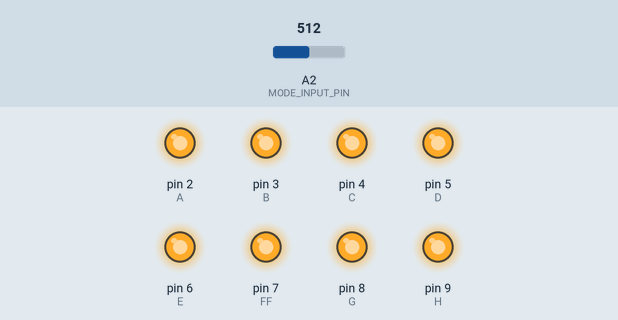
This sketch was run on a simulated Arduino Uno, built with avr-gcc and run on an emulated ATmega328P. Shown: output pins drawn as LEDs (lit = HIGH). The test bench sets the inputs (shaded band); at power-on: A2 (MODE_INPUT_PIN) = 512. What the sketch prints to the serial monitor is not drawn.

Above: at 0.1 s.
Timing chart, 0 to 1.6 s (numbered marks = the images above):
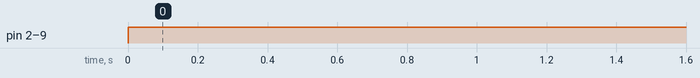

The sketch:

border_and_letters.ino
```cpp
#define MODES_ALL_ON 1
#define MODES_RANDOM 2
#define MODES_LADDER 3

#define A  2
#define B  3
#define C  4
#define D  5
#define E  6
#define FF  7
#define G  8
#define H  9

int currentMode = MODES_ALL_ON;

int MODE_INPUT_PIN = A2;

void allOff()
{
  setAll(LOW);
}

void allOn()
{
  setAll(HIGH);
}


// remove after testing
const int ledPin =  13;      // the number of the LED pin
const int ledPin2 = 12;
int ledState = LOW;             // ledState used to set the LED
long previousMillis = 0;        // will store last time LED was updated
// the follow variables is a long because the time, measured in miliseconds,
// will quickly become a bigger number than can be stored in an int.
long interval = 1000;           // interval at which to blink (milliseconds)
// end of test varialbes

void blink()
{
  // check to see if it's time to blink the LED; that is, if the
  // difference between the current time and last time you blinked
  // the LED is bigger than the interval at which you want to
  // blink the LED.
  unsigned long currentMillis = millis();

  if(currentMillis - previousMillis > interval) {
    // save the last time you blinked the LED
    previousMillis = currentMillis;

    // if the LED is off turn it on and vice-versa:
    if (ledState == LOW)
      ledState = HIGH;
    else
      ledState = LOW;

    // set the LED with the ledState of the variable:
    setAll(ledState);
  }
}

void bottomElOn()
{
  digitalWrite(A, HIGH);
  digitalWrite(D, HIGH);

}

void looppppp()
{
//  setAll(LOW);
  delay(500);
  setAll(HIGH);
  delay(500);
}

void loop()
{
  currentMode = analogRead(MODE_INPUT_PIN);

  switch(currentMode)
  {
    case 0:
    {
         currentMode = MODES_ALL_ON;
//         Serial.println(currentMode);
         break;
    }
    case 20:
    {
      currentMode = MODES_RANDOM;
      break;
    }
    case 40:
    {
      currentMode = MODES_LADDER;
    }
    default:
    {
        Serial.println(currentMode);
    }
  }

//  currentMode = MODES_RANDOM;
  currentMode = MODES_ALL_ON;

  switch(currentMode)
  {
    case MODES_ALL_ON:
    {
      allOn();
      break;
    }
    case MODES_RANDOM:
    {
Serial.println("randomly");
      randomly();
    }
    // ladder mode
    case 40:
    {

    }
    case 41:
    {

    }
    case 42:
    {
      allOff();
      break;
    }
    case 43:
    {
      bottomElOn();
      break;
    }
    case 44:
    {
      bottomElOn();
      topElOn();
      break;
    }
    default:
    {
      allOn();
    }
  }
}

void randomly()
{
/*
  int b;
  int state;

  for(int i=A; i<=H; i++)
  {
    b = random(2);
    state = i == 0 ? LOW : HIGH;
    digitalWrite(i, state);
  }
*/

blink();
}

void setAll(int mode)
{
     digitalWrite(A, mode);
     digitalWrite(B, mode);
     digitalWrite(C, mode);
     digitalWrite(D, mode);
     digitalWrite(E, mode);
     digitalWrite(FF, mode);
     digitalWrite(G, mode);
     digitalWrite(H, mode);
}

void setup()
{
  pinMode(MODE_INPUT_PIN, INPUT);
  digitalWrite(MODE_INPUT_PIN, HIGH);
//  digitalWrite(MODE_INPUT_PIN, LOW);

  randomSeed( analogRead(A5) );

  pinMode(A, OUTPUT);
  pinMode(B, OUTPUT);
  pinMode(C, OUTPUT);
  pinMode(D, OUTPUT);
  pinMode(E, OUTPUT);
  pinMode(FF, OUTPUT);
  pinMode(G, OUTPUT);
  pinMode(H, OUTPUT);

  // initialize serial communication:
  Serial.begin(9600);
}

void topElOn()
{
  digitalWrite(B, HIGH);
  digitalWrite(C, HIGH);
}
```

Measured:
- by itself, pin 2 (A), pin 3 (B), pin 4 (C), pin 5 (D), pin 6 (E), pin 7 (FF), pin 8 (G), pin 9 (H): LOW → HIGH at 0.00 s
